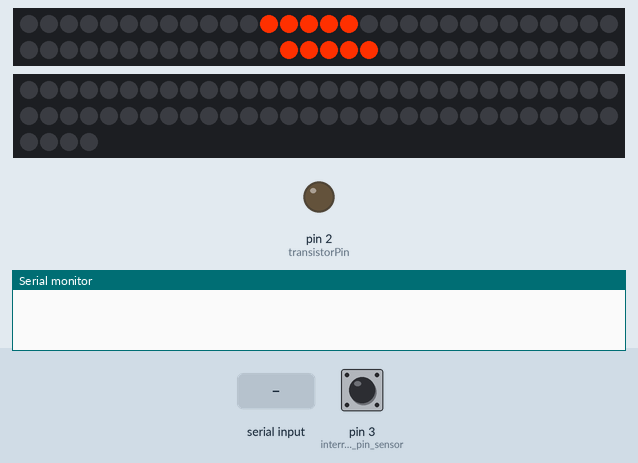
A sketch run on a simulated Arduino Uno, built with avr-gcc and run on an emulated ATmega328P. Shown: 60 RGB LEDs in strip order, left to right, continuing on the next row, 64 RGB LEDs in strip order, left to right, continuing on the next row, output pins drawn as LEDs (lit = HIGH), the last lines printed to the serial monitor. Inputs (shaded band) come from the test bench; at power-on: pin 3 (interrupt_pin_sensor) HIGH. The local clock reads 2024-03-15 10:24:30 at power-on unless the sketch sets it.

Above: at 1.2 s.
1.3 s: pin 3 (interrupt_pin_sensor) driven LOW
At 2.09 s:
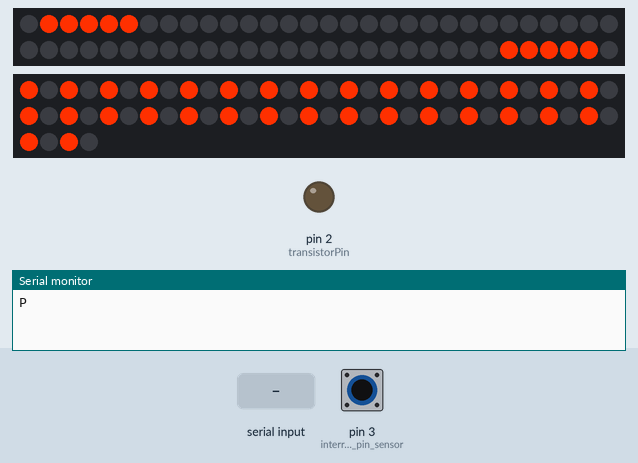
4.3 s: "L\n" received over Serial
At 4.51 s:
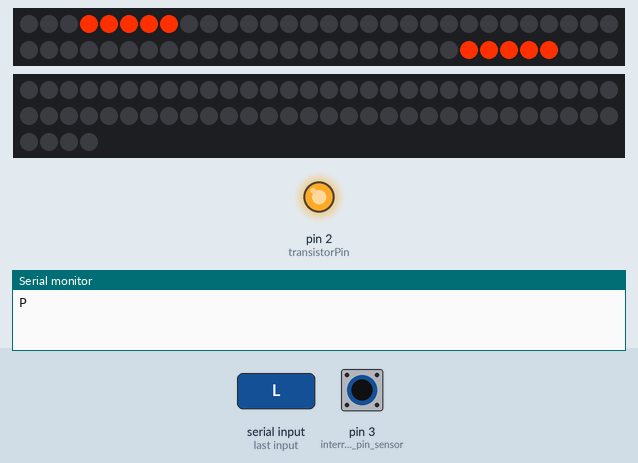
6.7 s: byte 80 ('P') received over Serial
At 7.54 s:
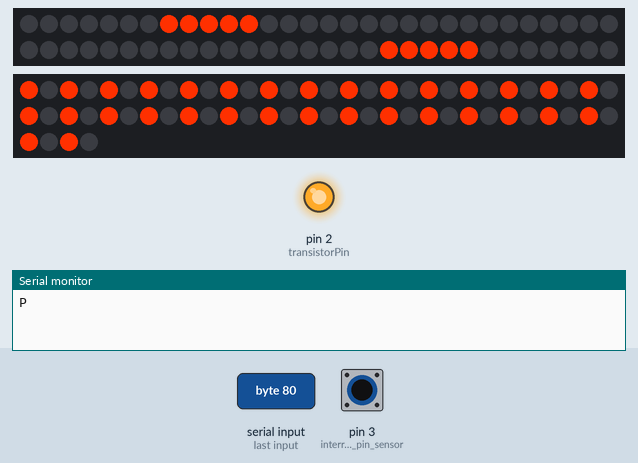
8.8 s: byte 78 ('N') received over Serial
At 11.48 s:
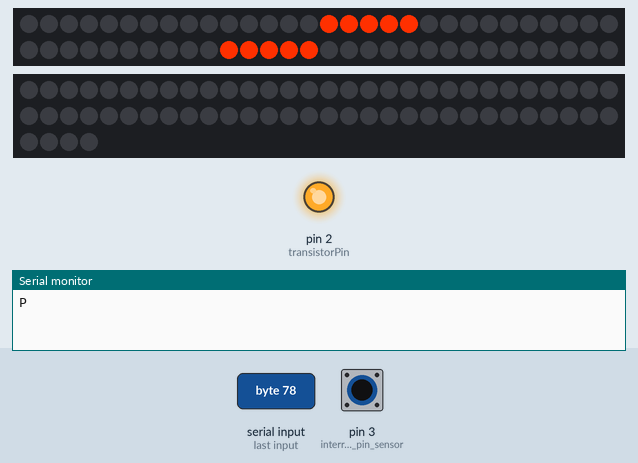
11.8 s: pin 3 (interrupt_pin_sensor) pulsed HIGH 5 times (0.12 s each, 0.3 s apart)
Timing chart, 0 to 14.8 s (numbered marks = the images above; inputs shaded):
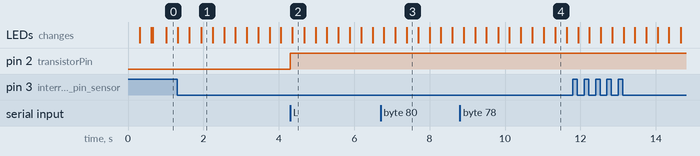

Measured:
- after the input at 1.3 s, the LEDs: first differ from a run without the input after 0.33 s (image 1 shows a later state)
- after the input at 4.3 s, pin 2 (transistorPin): LOW → HIGH at once

The sketch:

ZEBRA_SLAVE_NOCHE_28-02-2018.ino
```cpp
////////////////////////////////////////////////////////////////////
//  @company :  -CleanVolage                                      //
//  @author : Andres Lin                                          //
//                                                                //
//  @edited : Diego Pandolfa                                      //
//  @date : January 10, 2018                                      //
//  @proyect  : Zebras                                            //
//  @description  : Firmware desarrollado para el zebra RX        //
//                  que recibe los mensajes de sincronización     //
////////////////////////////////////////////////////////////////////
#include <Adafruit_NeoPixel.h>
#include <Metro.h>
#include <Wire.h>
#include <RTClib.h>
#include <SoftwareSerial.h>

SoftwareSerial panel1(7, 8);
SoftwareSerial panel2(9, 10);
RTC_DS1307 RTC;
Metro cintaTime = Metro(22);
Metro coroOff = Metro(650);
Metro coroOn = Metro(1650);
Metro parpadeo = Metro(300);
Metro sensado = Metro(10);
Metro peatonTime = Metro(15000);
Metro defaultState = Metro(60000);

const int interrupt_pin_sensor = 3;

#define NUM_PIXELS 60
uint32_t currentColor;
uint32_t coronaColor;
uint16_t currentPixel = 0;
int direccion = 0;
int j = 59;
int err = 0;
int transistorPin = 2;
int startFlag = 0;
uint16_t jumpStart = 1;
uint16_t jumpStartS = 0;
uint16_t coroLimit = 0;
bool isPeatonPresent = false;
bool isNight = true;
bool estadoParpa = false;

Adafruit_NeoPixel cinta = Adafruit_NeoPixel(NUM_PIXELS, 6, NEO_GRB + NEO_KHZ800);
Adafruit_NeoPixel corona = Adafruit_NeoPixel(64, 5, NEO_GRB + NEO_KHZ800);

void setup() {
  Serial.begin(115200);
  while(!Serial);
  panel1.begin(9600);
  panel2.begin(9600);
  Wire.begin();
  RTC.begin();
  pinMode(transistorPin, OUTPUT);
  pinMode(interrupt_pin_sensor, INPUT_PULLUP);/////////////////// <------------------sensor con interrupcion
  attachInterrupt(digitalPinToInterrupt(interrupt_pin_sensor), reset_timer_rutine, FALLING); // cantos de bajada
  err = 0;
  if (! RTC.isrunning()) {
    Serial.println("RTC is NOT running!");
  }
  currentColor = cinta.Color(255,70,0);
  coronaColor = corona.Color(255,70,0);
  currentPixel = 0;
  cinta.begin();
  cinta.show();
  corona.begin();
  corona.show();
  DateTime now = RTC.now();
  uint8_t hora = now.hour();
  uint8_t minuto = now.minute();
  uint8_t segundo = now.second();
  uint8_t Dia = now.day();
  uint8_t mes = now.month();
  if(hora > 5 && hora < 20){
    //isNight = false;
    cinta.setBrightness(255);
    corona.setBrightness(255);
    currentColor = cinta.Color(255,48,0);
    coronaColor = corona.Color(255,48,0);
  }
  else {
    //isNight = true;
    cinta.setBrightness(78);
    corona.setBrightness(78);
    currentColor = cinta.Color(255,48,0);
    coronaColor = corona.Color(255,48,0);
  }
}

void reset_timer_rutine(){
  peatonTime.reset();
  if(isPeatonPresent == false){
    isPeatonPresent = true;
    if(isNight == true){
      panel1.print('M');
      panel1.print('P');
      panel2.print('P');
      Serial.print('P');
    }
    if(isNight == false){
      panel1.print('M');
      //panel2.print('M');
      Serial.print('P');
    }
  }
  else{
    //peatonTime.reset();
    Serial.print('O');
    panel1.print('O');
    panel2.print('O');
  }
}

void loop(){
  DateTime now = RTC.now();
  uint8_t hora = now.hour();
  uint8_t minuto = now.minute();
  uint8_t segundo = now.second();
  uint8_t Dia = now.day();
  uint8_t mes = now.month();

 //--------- CAMBIOS DIA - NOCHE---------------------------

  if(mes == 1){
  //---------------DIA------------------------------
    if(hora == 5 && minuto == 14 && segundo < 10){
      //isNight = false;
      Serial.print('Z');
      cinta.setBrightness(255);
      corona.setBrightness(255);
      currentColor = cinta.Color(255,48,0);
      coronaColor = corona.Color(255,48,0);
    }
 //----------------NOCHE---------------------------
    if(hora == 20 && minuto == 55 && segundo < 10){
      //isNight = true;
      Serial.print('H');
      cinta.setBrightness(78);
      corona.setBrightness(78);
      currentColor = cinta.Color(255,48,0);
      coronaColor = corona.Color(255,48,0);
    }
 //------------------------------------------------
  }

  if(mes == 2){
  //---------------DIA------------------------------
    if(hora == 5 && minuto == 54 && segundo < 10){
      //isNight = false;
      Serial.print('Z');
      cinta.setBrightness(255);
      corona.setBrightness(255);
      currentColor = cinta.Color(255,48,0);
      coronaColor = corona.Color(255,48,0);
    }
 //----------------NOCHE---------------------------
    if(hora == 20 && minuto == 32 && segundo < 10){
      //isNight = true;
      Serial.print('H');
      cinta.setBrightness(78);
      corona.setBrightness(78);
      currentColor = cinta.Color(255,48,0);
      coronaColor = corona.Color(255,48,0);
    }
 //------------------------------------------------
  }

  if(mes == 3){
  //---------------DIA------------------------------
    if(hora == 6 && minuto == 22 && segundo < 10){
      //isNight = false;
      Serial.print('Z');
      cinta.setBrightness(255);
      corona.setBrightness(255);
      currentColor = cinta.Color(255,48,0);
      coronaColor = corona.Color(255,48,0);
    }
 //----------------NOCHE---------------------------
    if(hora == 19 && minuto == 57 && segundo < 10){
      //isNight = true;
      Serial.print('H');
      cinta.setBrightness(78);
      corona.setBrightness(78);
      currentColor = cinta.Color(255,48,0);
      coronaColor = corona.Color(255,48,0);
    }
 //------------------------------------------------
  }

  if(mes == 4){
  //---------------DIA------------------------------
    if(hora == 6 && minuto == 45 && segundo < 10){
      //isNight = false;
      Serial.print('Z');
      cinta.setBrightness(255);
      corona.setBrightness(255);
      currentColor = cinta.Color(255,48,0);
      coronaColor = corona.Color(255,48,0);
    }
 //----------------NOCHE---------------------------
    if(hora == 19 && minuto == 17 && segundo < 10){
      //isNight = true;
      Serial.print('H');
      cinta.setBrightness(78);
      corona.setBrightness(78);
      currentColor = cinta.Color(255,48,0);
      coronaColor = corona.Color(255,48,0);
    }
 //------------------------------------------------
  }

  if(mes == 5){
  //---------------DIA------------------------------
    if(hora == 7 && minuto == 4 && segundo < 10){
      //isNight = false;
      Serial.print('Z');
      cinta.setBrightness(255);
      corona.setBrightness(255);
      currentColor = cinta.Color(255,48,0);
      coronaColor = corona.Color(255,48,0);
    }
 //----------------NOCHE---------------------------
    if(hora == 18 && minuto == 49 && segundo < 10){
      //isNight = true;
      Serial.print('H');
      cinta.setBrightness(78);
      corona.setBrightness(78);
      currentColor = cinta.Color(255,48,0);
      coronaColor = corona.Color(255,48,0);
    }
 //------------------------------------------------
  }

  if(mes == 6){
  //---------------DIA------------------------------
    if(hora == 7 && minuto == 18 && segundo < 10){
      //isNight = false;
      Serial.print('Z');
      cinta.setBrightness(255);
      corona.setBrightness(255);
      currentColor = cinta.Color(255,48,0);
      coronaColor = corona.Color(255,48,0);
    }
 //----------------NOCHE---------------------------
    if(hora == 18 && minuto == 43 && segundo < 10){
      //isNight = true;
      Serial.print('H');
      cinta.setBrightness(78);
      corona.setBrightness(78);
      currentColor = cinta.Color(255,48,0);
      coronaColor = corona.Color(255,48,0);
    }
 //------------------------------------------------
  }

  if(mes == 7){
  //---------------DIA------------------------------
    if(hora == 7 && minuto == 16 && segundo < 10){
      //isNight = false;
      Serial.print('Z');
      cinta.setBrightness(255);
      corona.setBrightness(255);
      currentColor = cinta.Color(255,48,0);
      coronaColor = corona.Color(255,48,0);
    }
 //----------------NOCHE---------------------------
    if(hora == 18 && minuto == 55 && segundo < 10){
      //isNight = true;
      Serial.print('H');
      cinta.setBrightness(78);
      corona.setBrightness(78);
      currentColor = cinta.Color(255,48,0);
      coronaColor = corona.Color(255,48,0);
    }
 //------------------------------------------------
  }

  if(mes == 8){
  //---------------DIA------------------------------
    if(hora == 6 && minuto == 54 && segundo < 10){
      //isNight = false;
      Serial.print('Z');
      cinta.setBrightness(255);
      corona.setBrightness(255);
      currentColor = cinta.Color(255,48,0);
      coronaColor = corona.Color(255,48,0);
    }
 //----------------NOCHE---------------------------
    if(hora == 19 && minuto == 17 && segundo < 10){
      //isNight = true;
      Serial.print('H');
      cinta.setBrightness(78);
      corona.setBrightness(78);
      currentColor = cinta.Color(255,48,0);
      coronaColor = corona.Color(255,48,0);
    }
 //------------------------------------------------
  }

  if(mes == 9){
  //---------------DIA------------------------------
    if(hora == 6 && minuto == 15 && segundo < 10){
      //isNight = false;
      Serial.print('Z');
      cinta.setBrightness(255);
      corona.setBrightness(255);
      currentColor = cinta.Color(255,48,0);
      coronaColor = corona.Color(255,48,0);
    }
 //----------------NOCHE---------------------------
    if(hora == 19 && minuto == 37 && segundo < 10){
      //isNight = true;
      Serial.print('H');
      cinta.setBrightness(78);
      corona.setBrightness(78);
      currentColor = cinta.Color(255,48,0);
      coronaColor = corona.Color(255,48,0);
    }
 //------------------------------------------------
  }

  if(mes == 10){
  //---------------DIA------------------------------
    if(hora == 5 && minuto == 31 && segundo < 10){
      //isNight = false;
      Serial.print('Z');
      cinta.setBrightness(255);
      corona.setBrightness(255);
      currentColor = cinta.Color(255,48,0);
      coronaColor = corona.Color(255,48,0);
    }
 //----------------NOCHE---------------------------
    if(hora == 19 && minuto == 58 && segundo < 10){
      //isNight = true;
      Serial.print('H');
      cinta.setBrightness(78);
      corona.setBrightness(78);
      currentColor = cinta.Color(255,48,0);
      coronaColor = corona.Color(255,48,0);
    }
 //------------------------------------------------
  }

  if(mes == 11){
  //---------------DIA------------------------------
    if(hora == 4 && minuto == 54 && segundo < 10){
      //isNight = false;
      Serial.print('Z');
      cinta.setBrightness(255);
      corona.setBrightness(255);
      currentColor = cinta.Color(255,48,0);
      coronaColor = corona.Color(255,48,0);
    }
 //----------------NOCHE---------------------------
    if(hora == 20 && minuto == 27 && segundo < 10){
      //isNight = true;
      Serial.print('H');
      cinta.setBrightness(78);
      corona.setBrightness(78);
      currentColor = cinta.Color(255,48,0);
      coronaColor = corona.Color(255,48,0);
    }
 //------------------------------------------------
  }

  if(mes == 12){
  //---------------DIA------------------------------
    if(hora == 4 && minuto == 46 && segundo < 10){
      //isNight = false;
      Serial.print('Z');
      cinta.setBrightness(255);
      corona.setBrightness(255);
      currentColor = cinta.Color(255,48,0);
      coronaColor = corona.Color(255,48,0);
    }
 //----------------NOCHE---------------------------
    if(hora == 20 && minuto == 51 && segundo < 10){
      //isNight = true;
      Serial.print('H');
      cinta.setBrightness(78);
      corona.setBrightness(78);
      currentColor = cinta.Color(255,48,0);
      coronaColor = corona.Color(255,48,0);
    }
 //------------------------------------------------
  }
//---------------- HORA DEL RESET-----------------//
  if(hora == 4 && minuto == 30 && segundo < 1){
    Serial.print('L');
    digitalWrite(transistorPin, HIGH);
  }

  if(minuto == 1 && segundo < 1){
    Serial.print('L');
    coronaOff();
    cintaOff();
    digitalWrite(transistorPin, HIGH);
  }
 //-------------------------------------------//
  if(defaultState.check() == 1){
    cintaOff();
    coronaOff();
  }

  if(peatonTime.check() == 1){
    isPeatonPresent = false;
  }

  if (Serial.available() > 0) {
    int inByte = Serial.read();
    switch (inByte) {
      case 'P':
        if(isNight == true){
          panel1.print('P');
          panel2.print('P');
        }
        peatonTime.reset();
        isPeatonPresent = true;
      break;

      case 'N':
        peatonTime.reset();
        isPeatonPresent = true;
        panel1.print('P');
        panel2.print('P');
      break;

      case 'S':
        coronaNoche();
        jumpStart = 1;
        panel1.print('S');
        panel2.print('S');
      break;

      case 'W':
        coronaNoche();
        jumpStart = 1;
      break;

      case 'C':
        coronaOff();
        panel1.print('C');
        panel2.print('C');
        defaultState.reset();
      break;

      case 'H':
        //isNight = true;
        cinta.setBrightness(78);
        corona.setBrightness(78);
        currentColor = cinta.Color(255,48,0);
        coronaColor = corona.Color(255,48,0);
      break;

      case 'L':
        coronaOff();
        cintaOff();
        digitalWrite(transistorPin, HIGH);
      break;

      case 'Z':
        cinta.setBrightness(255);
        corona.setBrightness(255);
        currentColor = cinta.Color(255,48,0);
        coronaColor = corona.Color(255,48,0);
      break;

      case 'O':
          peatonTime.reset();
          isPeatonPresent = true;
          if(isNight == true){
            panel1.print('O');
            panel2.print('O');
          }
      break;

      default:
        asm("NOP");
      break;
    }
  }

  if(cintaTime.check() == 1 && jumpStart == 1 && isPeatonPresent == false) {
    patronCinta();
  }
  if(sensado.check() == 1 && isPeatonPresent == true) {
    patronCintaSensado();
  }

  if(parpadeo.check() == 1 && isPeatonPresent == true) {
    if(isNight == true){
      parpadeaNoche();
    }
    if(isNight == false){
      parpadeaDia();
    }
  }
}


void patronCinta(){
  if(direccion == 1){
    cinta.setPixelColor(currentPixel,currentColor);
    cinta.setPixelColor(currentPixel-1,currentColor);
    cinta.setPixelColor(currentPixel-2,currentColor);
    cinta.setPixelColor(currentPixel-3,currentColor);
    cinta.setPixelColor(currentPixel-4,currentColor);
    cinta.setPixelColor(j,currentColor);
    cinta.setPixelColor(j+1,currentColor);
    cinta.setPixelColor(j+2,currentColor);
    cinta.setPixelColor(j+3,currentColor);
    cinta.setPixelColor(j+4,currentColor);
  }
  else if (direccion == 0){
    cinta.setPixelColor(currentPixel,currentColor);
    cinta.setPixelColor(currentPixel+1,currentColor);
    cinta.setPixelColor(currentPixel+2,currentColor);
    cinta.setPixelColor(currentPixel+3,currentColor);
    cinta.setPixelColor(currentPixel+4,currentColor);
    cinta.setPixelColor(j,currentColor);
    cinta.setPixelColor(j-1,currentColor);
    cinta.setPixelColor(j-2,currentColor);
    cinta.setPixelColor(j-3,currentColor);
    cinta.setPixelColor(j-4,currentColor);
  }
  cinta.show();
  cinta.setPixelColor(currentPixel,0,0,0);
  cinta.setPixelColor(j,0,0,0);
  if(direccion == 1){
    currentPixel--;
    j++;
  }
  else if (direccion == 0){
    currentPixel++;
    j--;
  }
  if(currentPixel == 30){
    direccion = 1;
  }
  if(currentPixel == 0){
    direccion = 0;
    j = 59;
    jumpStart = 0;
    cintaOff();
  }
}

void patronCintaSensado(){
  if(direccion == 1){
    cinta.setPixelColor(currentPixel,currentColor);
    cinta.setPixelColor(currentPixel-1,currentColor);
    cinta.setPixelColor(currentPixel-2,currentColor);
    cinta.setPixelColor(currentPixel-3,currentColor);
    cinta.setPixelColor(currentPixel-4,currentColor);
    cinta.setPixelColor(j,currentColor);
    cinta.setPixelColor(j+1,currentColor);
    cinta.setPixelColor(j+2,currentColor);
    cinta.setPixelColor(j+3,currentColor);
    cinta.setPixelColor(j+4,currentColor);
  }
  else if (direccion == 0){
    cinta.setPixelColor(currentPixel,currentColor);
    cinta.setPixelColor(currentPixel+1,currentColor);
    cinta.setPixelColor(currentPixel+2,currentColor);
    cinta.setPixelColor(currentPixel+3,currentColor);
    cinta.setPixelColor(currentPixel+4,currentColor);
    cinta.setPixelColor(j,currentColor);
    cinta.setPixelColor(j-1,currentColor);
    cinta.setPixelColor(j-2,currentColor);
    cinta.setPixelColor(j-3,currentColor);
    cinta.setPixelColor(j-4,currentColor);
  }
  cinta.show();
  cinta.setPixelColor(currentPixel,0,0,0);
  cinta.setPixelColor(j,0,0,0);
  if(direccion == 1){
    currentPixel--;
    j++;
  }
  else if (direccion == 0){
    currentPixel++;
    j--;
  }
  if(currentPixel == 30){
    direccion = 1;
  }
  if(currentPixel == 0){
    direccion = 0;
    j = 59;
    jumpStart =  0;
    cintaOff();
  }
}

void cintaOff(){
  for(int i = 0; i <= 60; i++){
    cinta.setPixelColor(i,0,0,0);
  }
  cinta.show();
}

void coronaOn(){
  for(int i = 0; i <= 64; i++){
    corona.setPixelColor(i,coronaColor);
  }
  corona.show();
}

void coronaOff(){
  for(int i = 0; i <= 64; i++){
    corona.setPixelColor(i,0,0,0);
  }
  corona.show();
}

void coronaNoche(){
  corona.setPixelColor(0,coronaColor);
  corona.setPixelColor(1,0,0,0);
  corona.setPixelColor(2,coronaColor);
  corona.setPixelColor(3,0,0,0);
  corona.setPixelColor(4,coronaColor);
  corona.setPixelColor(5,0,0,0);
  corona.setPixelColor(6,coronaColor);
  corona.setPixelColor(7,0,0,0);
  corona.setPixelColor(8,coronaColor);
  corona.setPixelColor(9,0,0,0);
  corona.setPixelColor(10,coronaColor);
  corona.setPixelColor(11,0,0,0);
  corona.setPixelColor(12,coronaColor);
  corona.setPixelColor(13,0,0,0);
  corona.setPixelColor(14,coronaColor);
  corona.setPixelColor(15,0,0,0);
  corona.setPixelColor(16,coronaColor);
  corona.setPixelColor(17,0,0,0);
  corona.setPixelColor(18,coronaColor);
  corona.setPixelColor(19,0,0,0);
  corona.setPixelColor(20,coronaColor);
  corona.setPixelColor(21,0,0,0);
  corona.setPixelColor(22,coronaColor);
  corona.setPixelColor(23,0,0,0);
  corona.setPixelColor(24,coronaColor);
  corona.setPixelColor(25,0,0,0);
  corona.setPixelColor(26,coronaColor);
  corona.setPixelColor(27,0,0,0);
  corona.setPixelColor(28,coronaColor);
  corona.setPixelColor(29,0,0,0);
  corona.setPixelColor(30,coronaColor);
  corona.setPixelColor(31,0,0,0);
  corona.setPixelColor(32,coronaColor);
  corona.setPixelColor(33,0,0,0);
  corona.setPixelColor(34,coronaColor);
  corona.setPixelColor(35,0,0,0);
  corona.setPixelColor(36,coronaColor);
  corona.setPixelColor(37,0,0,0);
  corona.setPixelColor(38,coronaColor);
  corona.setPixelColor(39,0,0,0);
  corona.setPixelColor(40,coronaColor);
  corona.setPixelColor(41,0,0,0);
  corona.setPixelColor(42,coronaColor);
  corona.setPixelColor(43,0,0,0);
  corona.setPixelColor(44,coronaColor);
  corona.setPixelColor(45,0,0,0);
  corona.setPixelColor(46,coronaColor);
  corona.setPixelColor(47,0,0,0);
  corona.setPixelColor(48,coronaColor);
  corona.setPixelColor(49,0,0,0);
  corona.setPixelColor(50,coronaColor);
  corona.setPixelColor(51,0,0,0);
  corona.setPixelColor(52,coronaColor);
  corona.setPixelColor(53,0,0,0);
  corona.setPixelColor(54,coronaColor);
  corona.setPixelColor(55,0,0,0);
  corona.setPixelColor(56,coronaColor);
  corona.setPixelColor(57,0,0,0);
  corona.setPixelColor(58,coronaColor);
  corona.setPixelColor(59,0,0,0);
  corona.setPixelColor(60,coronaColor);
  corona.setPixelColor(61,0,0,0);
  corona.setPixelColor(62,coronaColor);
  corona.setPixelColor(63,0,0,0);
  corona.setPixelColor(64,coronaColor);
  corona.show();
}

void parpadeaDia(){
  estadoParpa = !estadoParpa;
  if(estadoParpa == false){
    coronaNoche();
  }
  if(estadoParpa == true){
    coronaOff();
  }
}

void parpadeaNoche(){
  estadoParpa = !estadoParpa;
  if(estadoParpa == false){
    coronaNoche();
  }
  if(estadoParpa == true){
    coronaOff();
  }
}
```
